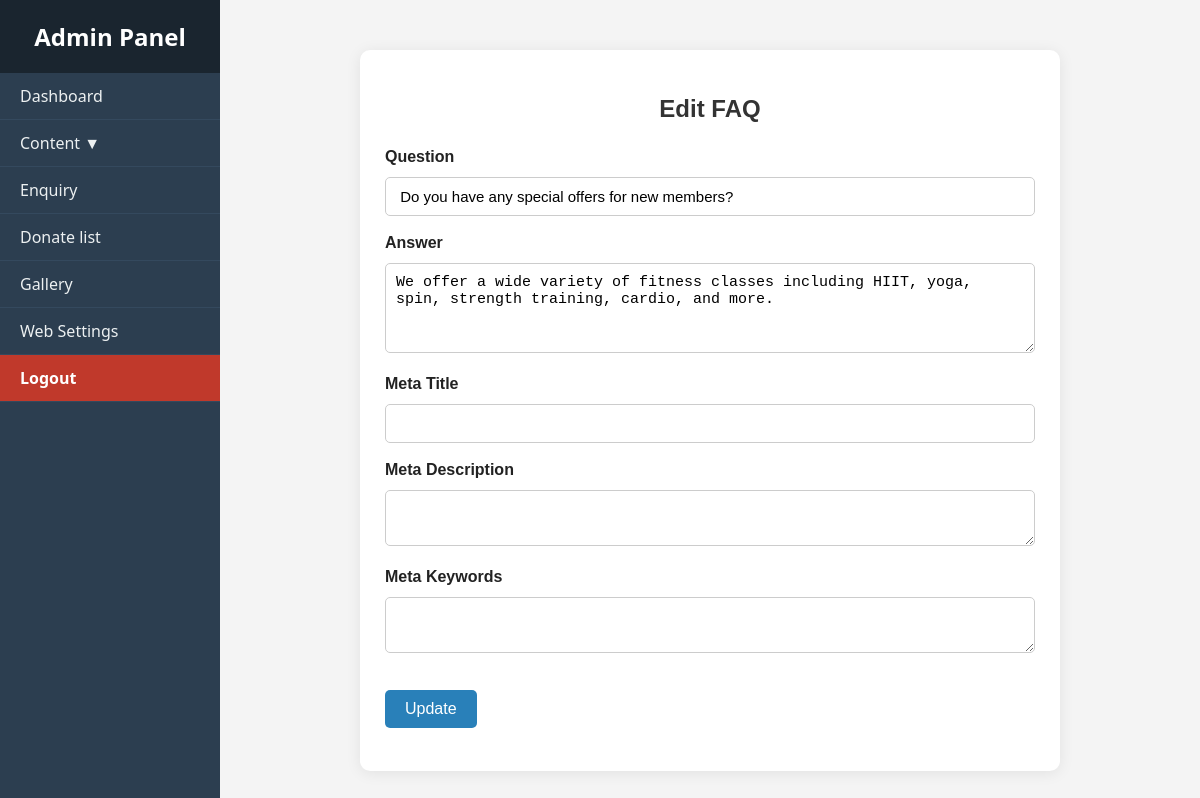
The page /admin/faq.php?edit=5 on the database its author committed.
### tables this page shows
CREATE TABLE `faq` (
  `id` int(11) NOT NULL,
  `title` varchar(255) DEFAULT NULL,
  `description` text DEFAULT NULL,
  `meta_title` varchar(255) DEFAULT NULL,
  `meta_description` text DEFAULT NULL,
  `meta_keywords` text DEFAULT NULL,
  `created_at` datetime DEFAULT current_timestamp()
);

### admin/faq.php (the view, shortened to what this page needs)
<?php
include 'db.php';
include 'header.php';
$id = "";
$title = "";
$description = "";
$meta_title = "";
$meta_description = "";
$meta_keywords = "";
if (isset($_GET['edit'])) {
    $id = (int)$_GET['edit'];
    $result = $conn->query("SELECT * FROM faq WHERE id=$id");
    if ($result->num_rows > 0) {
        $row = $result->fetch_assoc();
        $title = $row['title'];
        $description = $row['description'];
        $meta_title = $row['meta_title'];
        $meta_description = $row['meta_description'];
        $meta_keywords = $row['meta_keywords'];
    }
}
?>
<div class="form-container">
    <h2><?= $id ? 'Edit' : 'Add' ?> FAQ</h2>
    <form method="post">
        <div class="form-group">
            <label>Question</label>
            <input type="text" name="title" value="<?= htmlspecialchars($title) ?>" required>
        </div>
        <div class="form-group">
            <label>Answer</label>
            <textarea name="description" rows="4"><?= htmlspecialchars($description) ?></textarea>
        </div>
        <div class="form-group">
            <label>Meta Title</label>
            <input type="text" name="meta_title" value="<?= htmlspecialchars($meta_title) ?>">
        </div>
        <div class="form-group">
            <label>Meta Description</label>
            <textarea name="meta_description" rows="2"><?= htmlspecialchars($meta_description) ?></textarea>
        </div>
        <div class="form-group">
            <label>Meta Keywords</label>
            <textarea name="meta_keywords" rows="2"><?= htmlspecialchars($meta_keywords) ?></textarea>
        </div>
        <div class="form-group">
            <button type="submit" name="save"><?= $id ? 'Update' : 'Save' ?></button>
        </div>
    </form>
</div>

### admin/header.php (style rules this page uses)
* { box-sizing: border-box; }
body { margin: 0; font-family: 'Segoe UI', sans-serif; background-color: #f4f4f4; }
.form-container { max-width: 600px; margin: auto; background: #fff; padding: 20px; border-radius: 10px; box-shadow: 0 0 10px rgba(0, 0, 0, 0.1); }
.form-container label { display: block; margin-top: 10px; font-weight: bold; }
.form-container input[type="text"], .form-container select, .form-container textarea, .form-container input[type="file"] { width: 100%; padding: 10px; margin-top: 5px; border: 1px solid #ccc; border-radius: 5px; }
.form-container button { margin-top: 15px; padding: 10px 20px; background-color: #2980b9; color: white; border: none; border-radius: 5px; cursor: pointer; }

### admin/faq.php (style rules this page uses)
.form-container { max-width: 700px; margin: 30px auto; padding: 25px; background: #fff; border-radius: 10px; box-shadow: 0 2px 15px rgba(0, 0, 0, 0.08); font-family: sans-serif; }
.form-container h2 { text-align: center; margin-bottom: 25px; color: #333; }
.form-group { margin-bottom: 18px; }
label { display: block; margin-bottom: 6px; font-weight: 600; color: #222; }
input[type="text"], textarea { width: 100%; padding: 10px; font-size: 15px; border: 1px solid #ccc; border-radius: 6px; resize: vertical; }
button { padding: 10px 25px; background-color: #007bff; color: white; font-size: 16px; border: none; border-radius: 6px; cursor: pointer; }

### rows shown on the page
faq: title "Do you have any special offers for new members?", description "We offer a wide variety of fitness classes including HIIT, yoga, spin, strength training, cardio, and more."
